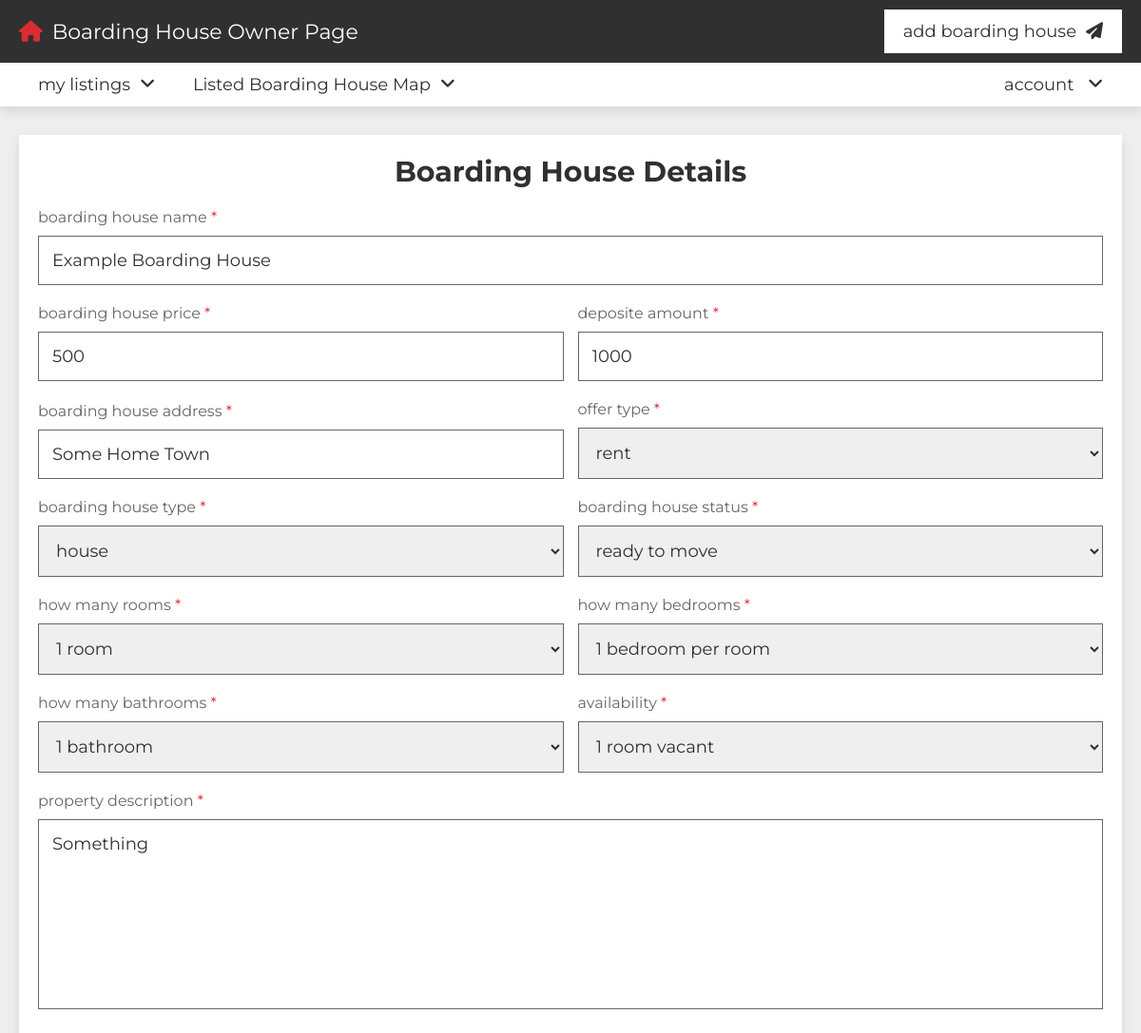
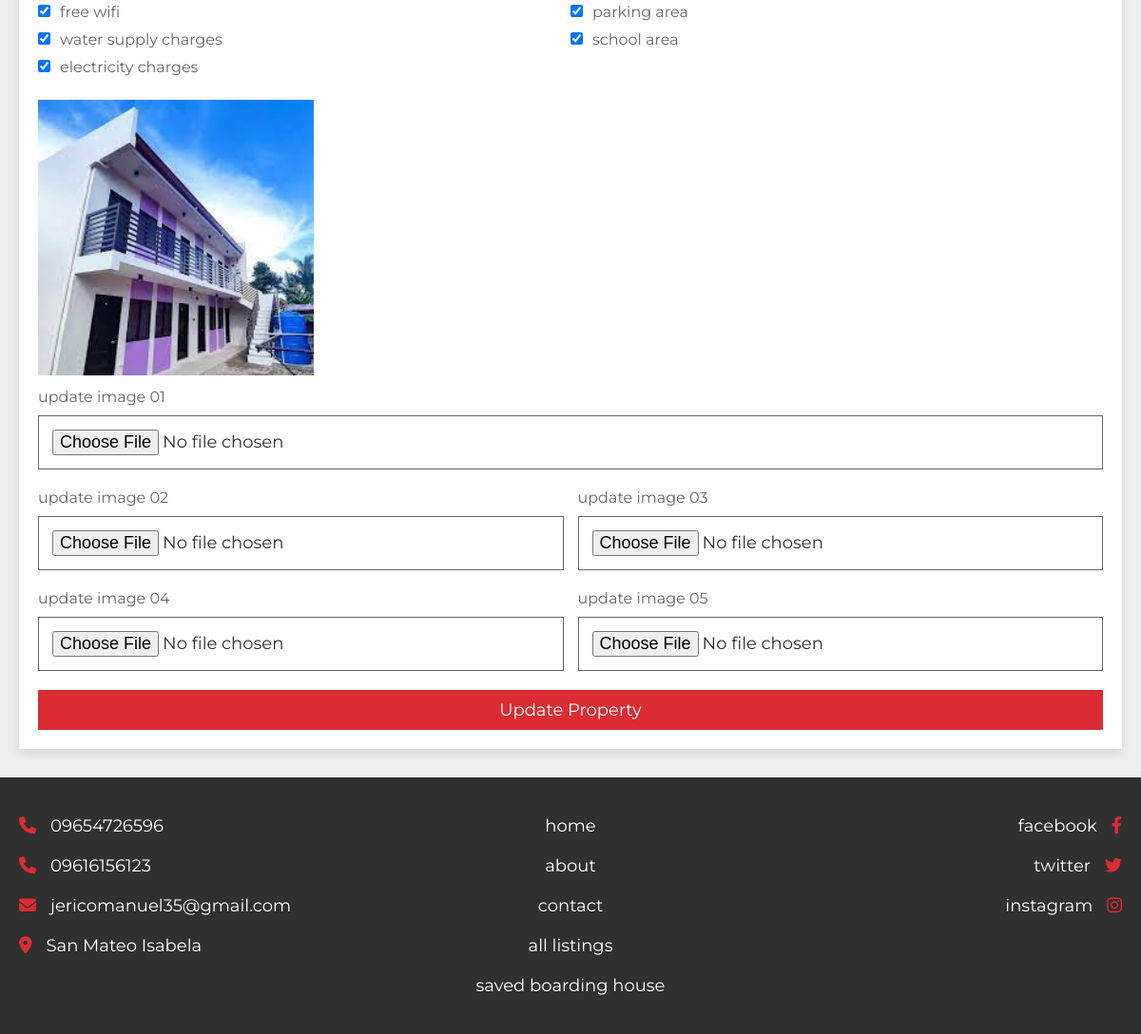
Page /update_property.php?get_id=JXpm4n6hpMlOZbl9SfAH (signed in) on the committed database (2 pictures, top to bottom).
### tables this page shows
CREATE TABLE IF NOT EXISTS `property` (
  `id` varchar(20) NOT NULL,
  `user_id` varchar(20) NOT NULL,
  `property_name` varchar(50) NOT NULL,
  `address` varchar(100) NOT NULL,
  `price` varchar(50) NOT NULL,
  `type` varchar(50) NOT NULL,
  `offer` varchar(50) NOT NULL,
  `status` varchar(50) NOT NULL,
  `rooms` varchar(50) NOT NULL,
  `deposite` varchar(50) NOT NULL,
  `bedroom` varchar(50) NOT NULL,
  `bathroom` varchar(50) NOT NULL,
  `availability` varchar(50) NOT NULL,
  `wifi_connection` varchar(50) NOT NULL,
  `water_supply` varchar(50) NOT NULL,
  `electricity` varchar(50) NOT NULL,
  `parking_area` varchar(50) NOT NULL,
  `school_area` varchar(50) NOT NULL,
  `image_01` varchar(50) NOT NULL,
  `image_02` varchar(50) NOT NULL,
  `image_03` varchar(50) NOT NULL,
  `image_04` varchar(50) NOT NULL,
  `image_05` varchar(50) NOT NULL,
  `description` varchar(1000) NOT NULL,
  `date` date DEFAULT NULL
);

### update_property.php (the view, shortened to what this page needs)
<?php
include 'components/connect.php';
if(isset($_GET['get_id'])){
   $get_id = $_GET['get_id'];
}else{
   $get_id = '';
   header('location:home.php');
}
?>
<!DOCTYPE html>
<html lang="en">
<head>
   <link rel="stylesheet" href="https://cdnjs.cloudflare.com/ajax/libs/font-awesome/6.2.0/css/all.min.css">
   <link rel="stylesheet" href="css/style.css">
</head>
<body>
<?php include 'components/user_header.php'; ?>
<section class="property-form">
   <?php
      $select_properties = $conn->prepare("SELECT * FROM `property` WHERE id = ? ORDER BY date DESC LIMIT 1");
      $select_properties->execute([$get_id]);
      if($select_properties->rowCount() > 0){
         while($fetch_property = $select_properties->fetch(PDO::FETCH_ASSOC)){
   ?>
   <form action="" method="POST" enctype="multipart/form-data">
      <h3>boarding house details</h3>
      <div class="box">
         <p>boarding house name <span>*</span></p>
         <input type="text" name="property_name" required maxlength="50" placeholder="enter boarding house name" value="<?= $fetch_property['property_name']; ?>" class="input">
      </div>
      <div class="flex">
         <div class="box">
            <p>boarding house price <span>*</span></p>
            <input type="number" name="price" required min="0" max="9999999999" maxlength="10" value="<?= $fetch_property['price']; ?>" placeholder="enter boarding house price" class="input">
         </div>
         <div class="box">
            <p>deposite amount <span>*</span></p>
            <input type="number" name="deposite" required min="0" max="9999999999" value="<?= $fetch_property['deposite']; ?>" maxlength="10" placeholder="enter deposite amount" class="input">
         </div>
         <div class="box">
            <p>boarding house address <span>*</span></p>
            <input type="text" name="address" required maxlength="100" placeholder="enter boarding house full address" class="input" value="<?= $fetch_property['address']; ?>">
         </div>
         <div class="box">
            <p>offer type <span>*</span></p>
            <select name="offer" required class="input">
               <option value="<?= $fetch_property['offer']; ?>" selected><?= $fetch_property['offer']; ?></option>
            </select>
         </div>
         <div class="box">
            <p>boarding house type <span>*</span></p>
            <select name="type" required class="input">
               <option value="<?= $fetch_property['type']; ?>" selected><?= $fetch_property['type']; ?></option>
            </select>
         </div>
         <div class="box">
            <p>boarding house status <span>*</span></p>
            <select name="status" required class="input">
               <option value="<?= $fetch_property['status']; ?>" selected><?= $fetch_property['status']; ?></option>
            </select>
         </div>
          <div class="box">
            <p>how many rooms <span>*</span></p>
            <select name="rooms" required class="input">
               <option value="1">1 room</option>
            </select>
         </div>
         <div class="box">
            <p>how many bedrooms <span>*</span></p>
            <select name="bedroom" required class="input">
               <option value="1" selected>1 bedroom per room</option>
            </select>
         </div>
         <div class="box">
            <p>how many bathrooms <span>*</span></p>
            <select name="bathroom" required class="input">
               <option value="1">1 bathroom</option>
            </select>
         </div>
         <div class="box">
            <p>availability <span>*</span></p>
            <select name="availability" required class="input">
            <option value="1">1 room vacant</option>
            </select>
         </div>
      </div>
      <div class="box">
         <p>property description <span>*</span></p>
         <textarea name="description" maxlength="1000" class="input" required cols="30" rows="10" placeholder="write about property..." ><?= $fetch_property['description']; ?></textarea>
      </div>
      <div class="checkbox">
         <div class="box">
            <p><input type="checkbox" name="wifi_connection" value="yes" <?php if($fetch_property['wifi_connection'] == 'yes'){echo 'checked'; } ?> />free wifi</p>
            <p><input type="checkbox" name="water_supply" value="yes" <?php if($fetch_property['water_supply'] == 'yes'){echo 'checked'; } ?> />water supply charges</p>
            <p><input type="checkbox" name="electricity" value="yes" <?php if($fetch_property['electricity'] == 'yes'){echo 'checked'; } ?> />electricity charges</p>
         </div>
         <div class="box">
            <p><input type="checkbox" name="parking_area" value="yes" <?php if($fetch_property['parking_area'] == 'yes'){echo 'checked'; } ?> />parking area</p>
            <p><input type="checkbox" name="school_area" value="yes" <?php if($fetch_property['school_area'] == 'yes'){echo 'checked'; } ?> />school area</p>
         </div>
      </div>
      <div class="box">
         <img src="uploaded_files/<?= $fetch_property['image_01']; ?>" class="image" alt="">
         <p>update image 01</p>
         <input type="file" name="image_01" class="input" accept="image/*">
      </div>
      <div class="flex">
         <div class="box">
            <p>update image 02</p>
            <input type="file" name="image_02" class="input" accept="image/*">
         </div>
         <div class="box">
            <p>update image 03</p>
            <input type="file" name="image_03" class="input" accept="image/*">
         </div>
         <div class="box">
            <p>update image 04</p>
            <input type="file" name="image_04" class="input" accept="image/*">
         </div>
         <div class="box">
            <p>update image 05</p>
            <input type="file" name="image_05" class="input" accept="image/*">
         </div>
      </div>
      <input type="submit" value="update property" class="btn" name="update">
   </form>
   <?php
      }
   }else{
      echo '<p class="empty">property not found! <a href="post_property.php" style="margin-top:1.5rem;" class="btn">add new</a></p>';
   }
   ?>
</section>
<?php include 'components/footer.php'; ?>
</body>
</html>

### css/style.css (style rules this page uses)
:root { --main-color:#DA2C32; --light-color:#666; --light-bg:#eee; --white:#fff; --black:#303030; --border:.1rem solid var(--light-color); --box-shodow:0 .5rem 1rem rgba(0,0,0,.1); }
* { font-family: 'Montserrat', sans-serif; margin: 0; padding: 0; box-sizing: border-box; outline: none; border: none; text-decoration: none; }
html { font-size: 62.5%; overflow-x: hidden; scroll-behavior: smooth; scroll-padding-top: 10rem; }
body { background-color: var(--light-bg); }
section { padding: 3rem 2rem; max-width: 1200px; margin: 0 auto; }
.btn, .inline-btn { margin-top: 1rem; padding: 1rem 3rem; background-color: var(--main-color); color: var(--white); cursor: pointer; text-align: center; font-size: 1.8rem; text-transform: capitalize; }
.btn { display: block; width: 100%; }
.property-form form { background-color: var(--white); padding: 2rem; box-shadow: var(--box-shodow); }
.property-form form h3 { font-size: 3rem; text-align: center; padding-bottom: 1rem; color: var(--black); text-transform: capitalize; }
.property-form form .flex { display: flex; flex-wrap: wrap; column-gap: 1.5rem; justify-content: space-between; align-items: flex-end; }
.property-form form .box { flex: 1 1 40rem; }
.property-form form .box .input { width: 100%; border: var(--border); margin: 1rem 0; padding: 1.4rem; color: var(--black); font-size: 1.8rem; }
.property-form form textarea { height: 20rem; resize: none; }
.property-form form .box .input option[selected] { background-color: var(--black); color: var(--white); }
.property-form form .box .image { height: 30rem; width: 100%; object-fit: contain; padding-top: 1rem; object-position: left; }
.property-form form .box p { font-size: 1.6rem; color: var(--light-color); padding-top: 1rem; }
.property-form form .box p span { color: var(--main-color); }
.property-form form .checkbox { display: flex; justify-content: space-between; padding-bottom: 1rem; margin: .5rem 0; flex-wrap: wrap; }
.property-form form .checkbox .box { flex: 1 1 20rem; }
.property-form form .checkbox .box input { margin-right: 1rem; cursor: pointer; }

### rows in the picture
property: property_name "Example Boarding House", price "500", deposite "1000", address "Some Home Town", offer "rent", type "house", status "ready to move", description "Something", wifi_connection "☑", water_supply "☑", electricity "☑", parking_area "☑", school_area "☑", image_01 (picture)
